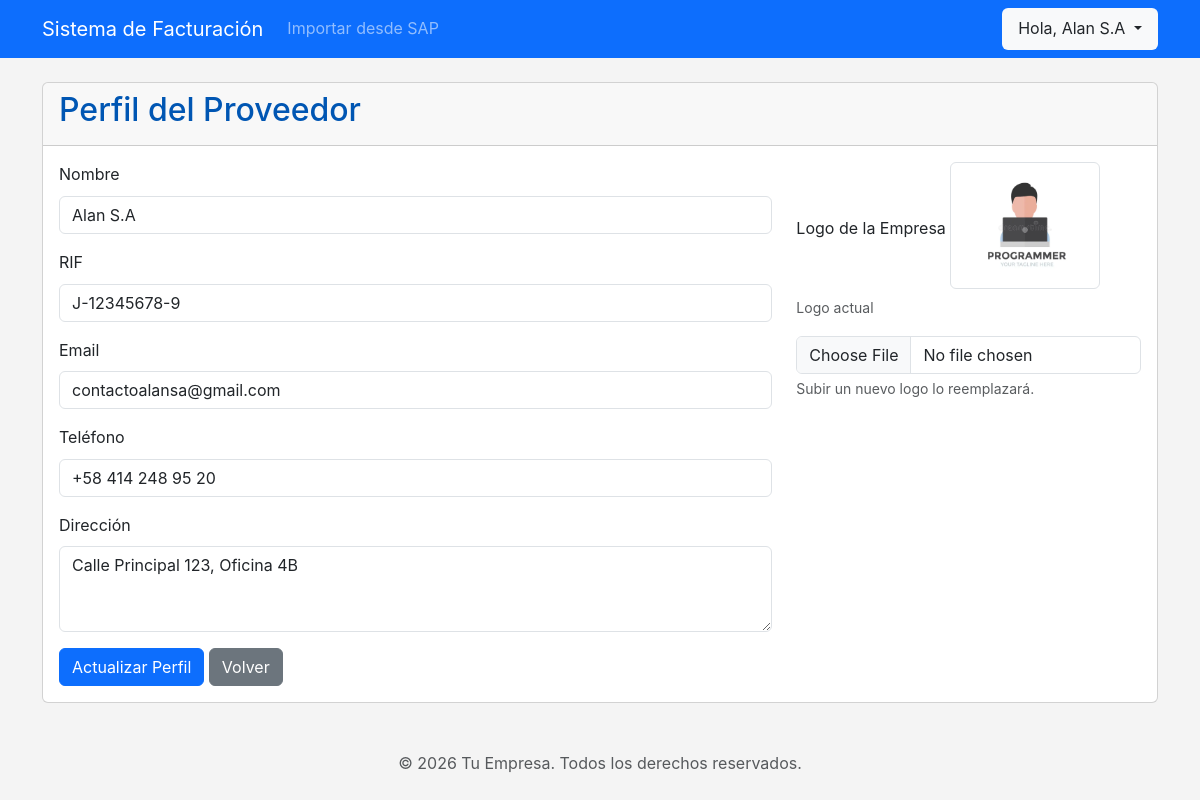
Screenshot of /perfil_proveedor.php (signed in) with the database file from the repository.
### tables this page shows
CREATE TABLE `proveedores` (
  `id` int(11) NOT NULL,
  `nombre` varchar(255) NOT NULL,
  `rif` varchar(20) NOT NULL,
  `password` varchar(255) NOT NULL,
  `email` varchar(255) DEFAULT NULL,
  `telefono` varchar(50) DEFAULT NULL,
  `direccion` text DEFAULT NULL,
  `logo_url` varchar(255) DEFAULT NULL,
  `fecha_registro` timestamp NOT NULL DEFAULT current_timestamp()
);

### public/perfil_proveedor.php (the view, shortened to what this page needs)
<?php
require_once '../config/database.php';
$proveedor_id = $_SESSION['proveedor_id'];
try {
    $stmt = $pdo->prepare("SELECT * FROM proveedores WHERE id = ?");
    $stmt->execute([$proveedor_id]);
    $proveedor = $stmt->fetch(PDO::FETCH_ASSOC);
} catch (PDOException $e) {
    die("Error al cargar los datos del proveedor: " . $e->getMessage());
}
require_once '../templates/header.php';
?>
<div class="card">
    <div class="card-header">
        <h2>Perfil del Proveedor</h2>
    </div>
    <div class="card-body">
        <form action="perfil_proveedor.php" method="POST" enctype="multipart/form-data">
            <div class="row">
                <div class="col-md-8">
                    <div class="mb-3"><label for="nombre" class="form-label">Nombre</label><input type="text" class="form-control" id="nombre" name="nombre" value="<?php echo htmlspecialchars($proveedor['nombre']); ?>" required></div>
                    <div class="mb-3"><label for="rif" class="form-label">RIF</label><input type="text" class="form-control" id="rif" name="rif" value="<?php echo htmlspecialchars($proveedor['rif']); ?>" required></div>
                    <div class="mb-3"><label for="email" class="form-label">Email</label><input type="email" class="form-control" id="email" name="email" value="<?php echo htmlspecialchars($proveedor['email']); ?>" required></div>
                    <div class="mb-3"><label for="telefono" class="form-label">Teléfono</label><input type="text" class="form-control" id="telefono" name="telefono" value="<?php echo htmlspecialchars($proveedor['telefono']); ?>"></div>
                    <div class="mb-3"><label for="direccion" class="form-label">Dirección</label><textarea class="form-control" id="direccion" name="direccion" rows="3"><?php echo htmlspecialchars($proveedor['direccion']); ?></textarea></div>
                </div>
                <div class="col-md-4">
                    <div class="mb-3">
                        <label for="logo" class="form-label">Logo de la Empresa</label>
                        <?php if (!empty($proveedor['logo_url'])): ?>
                            <img src="img/<?php echo htmlspecialchars($proveedor['logo_url']); ?>" alt="Logo actual" class="img-thumbnail mb-2" style="max-width: 150px;">
                            <p class="text-muted small">Logo actual</p>
                        <?php endif; ?>
                        <input type="file" class="form-control" id="logo" name="logo" accept="image/*">
                        <div class="form-text">Subir un nuevo logo lo reemplazará.</div>
                    </div>
                </div>
            </div>
            <button type="submit" class="btn btn-primary">Actualizar Perfil</button>
            <a href="index.php" class="btn btn-secondary">Volver</a>
        </form>
    </div>
</div>
<?php require_once '../templates/footer.php'; ?>

### templates/header.php (shortened to what this page needs)
<!DOCTYPE html>
<html lang="es">
<head>
    <link href="https://cdn.jsdelivr.net/npm/bootstrap@5.3.2/dist/css/bootstrap.min.css" rel="stylesheet">
    <link rel="stylesheet" href="css/style.css">
</head>
<body>
<nav class="navbar navbar-expand-lg navbar-dark bg-primary mb-4">
    <div class="container">
        <a class="navbar-brand" href="index.php">Sistema de Facturación</a>
        <div class="collapse navbar-collapse" id="navbarContent">
            <ul class="navbar-nav me-auto mb-2 mb-lg-0"> <li class="nav-item"><a class="nav-link" href="importar_sap.php">Importar desde SAP</a> </li></ul>
            <div class="ms-auto d-flex align-items-center">
                <div class="nav-item dropdown">
                    <a class="nav-link dropdown-toggle bg-light text-dark rounded px-3 py-2" href="#" id="navbarDropdown" role="button" data-bs-toggle="dropdown" aria-expanded="false">
                        Hola, <?php echo htmlspecialchars($_SESSION['proveedor_nombre']); ?>
                    </a>
                </div>
            </div>
        </div>
    </div>
</nav>
<main class="container">

### templates/footer.php (shortened to what this page needs)
    </main>
    <footer class="mt-5 mb-4 text-center text-muted">
        <p>&copy; <?php echo date("Y"); ?> Tu Empresa. Todos los derechos reservados.</p>
    </footer>
</body>
</html>

### public/css/style.css (style rules this page uses)
body { font-family: -apple-system, BlinkMacSystemFont, "Segoe UI", Roboto, "Helvetica Neue", Arial, sans-serif; line-height: 1.6; background-color: #f4f4f4; color: #333; margin: 0; }
h1, h2 { color: #0056b3; }

### rows the page displays
proveedores: nombre "Alan S.A", rif "J-12345678-9", email "contactoalansa@gmail.com", telefono "+58 414 248 95 20", direccion "Calle Principal 123, Oficina 4B", logo_url (picture)

### other values shown
$_SESSION['proveedor_nombre'] "Alan S.A"
